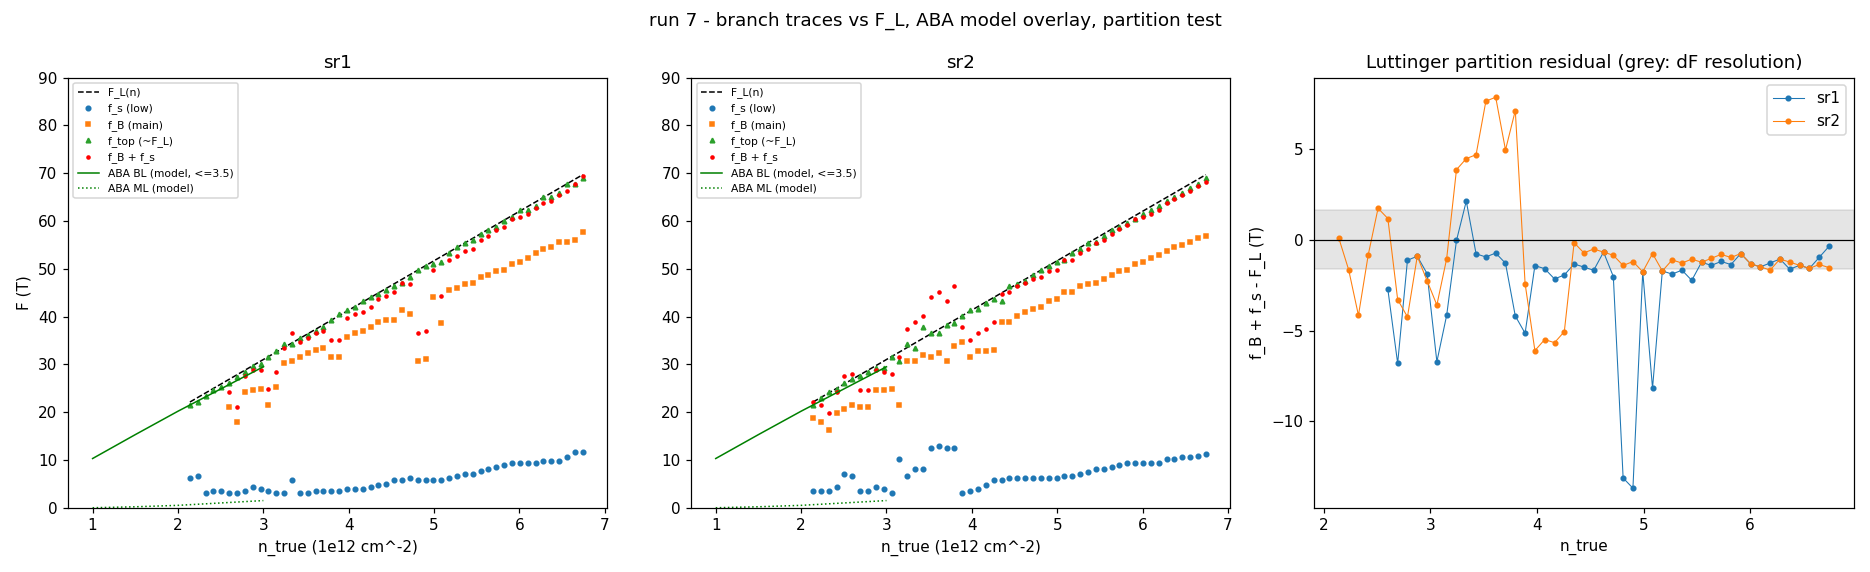

The script that saved this image:
"""Run 7 — branch tracing: f_s(n), f_B(n), f_top(n); partition + Onsager overlay."""
import numpy as np
import matplotlib
matplotlib.use("Agg")
import matplotlib.pyplot as plt
from scipy.signal import find_peaks
from scipy.constants import h, e as qe
from hera.analysis import open_run, fan_grids, resistance_grids, sdh_fft

run = open_run("data/7")
fg = fan_grids(run)
rg = resistance_grids(fg)
B = np.asarray(fg.slow)
ns_true = np.linspace(2.0, 6.3, 51) * 1.07
F_L = (h / (4 * qe)) * ns_true * 1e16

fr, spec1 = sdh_fft(np.asarray(rg.R["sr1"]), B, b_range=(1.4, 8.0), bg_degree=5, log=False)
_, spec2 = sdh_fft(np.asarray(rg.R["sr2"]), B, b_range=(1.4, 8.0), bg_degree=5, log=False)

def trace(spec):
    fs, fB, ftop = np.full(51, np.nan), np.full(51, np.nan), np.full(51, np.nan)
    for i in range(51):
        mag = spec[i]
        pk, _ = find_peaks(mag, height=mag.max() * 0.12, distance=3)
        pf, pm = fr[pk], mag[pk]
        # f_s: strongest peak in [3, 0.35*F_L]
        m = (pf >= 3) & (pf <= max(6, 0.35 * F_L[i]))
        if m.any(): fs[i] = pf[m][np.argmax(pm[m])]
        # f_B: strongest in [0.55, 0.93]*F_L
        m = (pf >= 0.55 * F_L[i]) & (pf <= 0.93 * F_L[i])
        if m.any(): fB[i] = pf[m][np.argmax(pm[m])]
        # f_top: strongest in [0.93, 1.12]*F_L
        m = (pf > 0.93 * F_L[i]) & (pf <= 1.12 * F_L[i])
        if m.any(): ftop[i] = pf[m][np.argmax(pm[m])]
    return fs, fB, ftop

t1, t2 = trace(spec1), trace(spec2)

# ABA model (fs_count_b0, Datta params, D=0): n[1e12] -> (F_ML, F_BL)
model_n = np.array([1.0, 1.5, 2.0, 3.0])
model_ML = np.array([0.0, 0.2, 0.5, 1.5])
model_BL = np.array([10.3, 15.3, 20.2, 29.5])

fig, axes = plt.subplots(1, 3, figsize=(17, 5.2))
for ax, (fs, fB, ftop), nm in ((axes[0], t1, "sr1"), (axes[1], t2, "sr2")):
    ax.plot(ns_true, F_L, "k--", lw=1, label="F_L(n)")
    ax.plot(ns_true, fs, "o", ms=3, label="f_s (low)")
    ax.plot(ns_true, fB, "s", ms=3, label="f_B (main)")
    ax.plot(ns_true, ftop, "^", ms=3, label="f_top (~F_L)")
    ax.plot(ns_true, fB + fs, "r.", ms=4, label="f_B + f_s")
    ax.plot(model_n, model_BL, "g-", lw=1, label="ABA BL (model, <=3.5)")
    ax.plot(model_n, model_ML, "g:", lw=1, label="ABA ML (model)")
    ax.set_xlabel("n_true (1e12 cm^-2)"); ax.set_title(nm); ax.legend(fontsize=7)
    ax.set_ylim(0, 90)
axes[0].set_ylabel("F (T)")

# partition residual where both tones resolved
ax = axes[2]
for (fs, fB, _), nm, c in ((t1, "sr1", "C0"), (t2, "sr2", "C1")):
    ok = np.isfinite(fs) & np.isfinite(fB)
    ax.plot(ns_true[ok], (fB + fs - F_L)[ok], "o-", ms=3, color=c, lw=0.7, label=nm)
    print(f"{nm}: partition resolved on {ok.sum()}/51 cols; "
          f"median (f_B+f_s-F_L) = {np.nanmedian((fB+fs-F_L)[ok]):+.2f} T, "
          f"rms = {np.nanstd((fB+fs-F_L)[ok]):.2f} T")
ax.axhline(0, color="k", lw=0.8); ax.axhspan(-1.6, 1.6, color="gray", alpha=0.2)
ax.set_xlabel("n_true"); ax.set_ylabel("f_B + f_s - F_L (T)")
ax.set_title("Luttinger partition residual (grey: dF resolution)")
ax.legend()
fig.suptitle("run 7 - branch traces vs F_L, ABA model overlay, partition test")
fig.tight_layout(); fig.savefig("hera_scratch/fan_branches.png", dpi=110)
print("saved")
